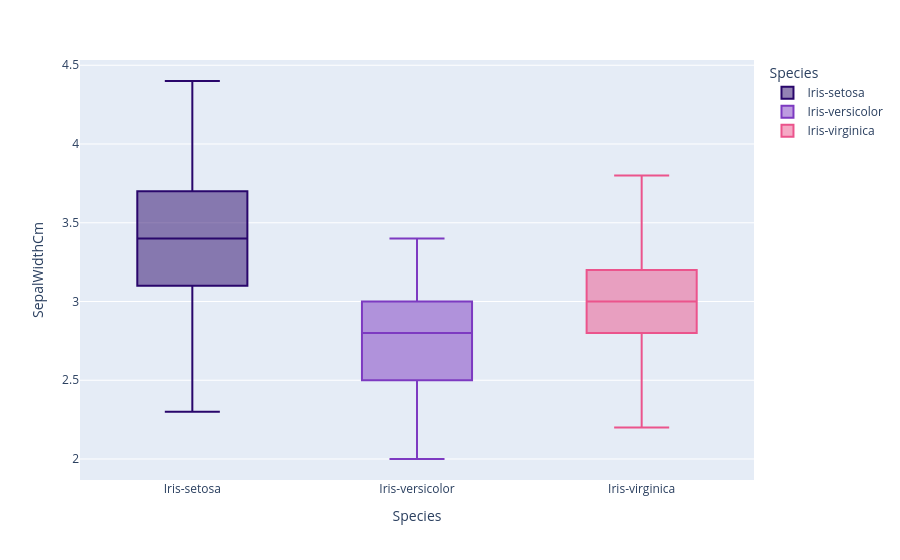

Source (notebook cell):
### Markdown cell above
##### SepalWidth

### Code cell
fig = px.box(data_frame=iris, x='Species',y='SepalWidthCm',color='Species',color_discrete_sequence=['#29066B','#7D3AC1','#EB548C'],orientation='v')
fig.show()

### Figure 1 — Plotly figure (JSON) as saved in the notebook; plotly's stock layout.template omitted (floating-point values rounded to 4 significant figures)
{"data": [{"alignmentgroup": "True", "hovertemplate": "Species=%{x}<br>SepalWidthCm=%{y}<extra></extra>", "legendgroup": "Iris-setosa", "marker": {"color": "#29066B"}, "name": "Iris-setosa", "notched": false, "offsetgroup": "Iris-setosa", "orientation": "v", "showlegend": true, "type": "box", "x": ["Iris-setosa", "Iris-setosa", "Iris-setosa", "Iris-setosa", "Iris-setosa", "Iris-setosa", "Iris-setosa", "Iris-setosa", "Iris-setosa", "Iris-setosa", "Iris-setosa", "Iris-setosa", "Iris-setosa", "Iris-setosa", "Iris-setosa", "Iris-setosa", "Iris-setosa", "Iris-setosa", "Iris-setosa", "Iris-setosa", "Iris-setosa", "Iris-setosa", "Iris-setosa", "Iris-setosa", "Iris-setosa", "Iris-setosa", "Iris-setosa", "Iris-setosa", "Iris-setosa", "Iris-setosa", "Iris-setosa", "Iris-setosa", "Iris-setosa", "Iris-setosa", "Iris-setosa", "Iris-setosa", "Iris-setosa", "Iris-setosa", "Iris-setosa", "Iris-setosa", "Iris-setosa", "Iris-setosa", "Iris-setosa", "Iris-setosa", "Iris-setosa", "Iris-setosa", "Iris-setosa", "Iris-setosa", "Iris-setosa", "Iris-setosa"], "x0": " ", "xaxis": "x", "y": [3.5, 3.0, 3.2, 3.1, 3.6, 3.9, 3.4, 3.4, 2.9, 3.1, 3.7, 3.4, 3.0, 3.0, 4.0, 4.4, 3.9, 3.5, 3.8, 3.8, 3.4, 3.7, 3.6, 3.3, 3.4, 3.0, 3.4, 3.5, 3.4, 3.2, 3.1, 3.4, 4.1, 4.2, 3.1, 3.2, 3.5, 3.1, 3.0, 3.4, 3.5, 2.3, 3.2, 3.5, 3.8, 3.0, 3.8, 3.2, 3.7, 3.3], "y0": " ", "yaxis": "y"}, {"alignmentgroup": "True", "hovertemplate": "Species=%{x}<br>SepalWidthCm=%{y}<extra></extra>", "legendgroup": "Iris-versicolor", "marker": {"color": "#7D3AC1"}, "name": "Iris-versicolor", "notched": false, "offsetgroup": "Iris-versicolor", "orientation": "v", "showlegend": true, "type": "box", "x": ["Iris-versicolor", "Iris-versicolor", "Iris-versicolor", "Iris-versicolor", "Iris-versicolor", "Iris-versicolor", "Iris-versicolor", "Iris-versicolor", "Iris-versicolor", "Iris-versicolor", "Iris-versicolor", "Iris-versicolor", "Iris-versicolor", "Iris-versicolor", "Iris-versicolor", "Iris-versicolor", "Iris-versicolor", "Iris-versicolor", "Iris-versicolor", "Iris-versicolor", "Iris-versicolor", "Iris-versicolor", "Iris-versicolor", "Iris-versicolor", "Iris-versicolor", "Iris-versicolor", "Iris-versicolor", "Iris-versicolor", "Iris-versicolor", "Iris-versicolor", "Iris-versicolor", "Iris-versicolor", "Iris-versicolor", "Iris-versicolor", "Iris-versicolor", "Iris-versicolor", "Iris-versicolor", "Iris-versicolor", "Iris-versicolor", "Iris-versicolor", "Iris-versicolor", "Iris-versicolor", "Iris-versicolor", "Iris-versicolor", "Iris-versicolor", "Iris-versicolor", "Iris-versicolor", "Iris-versicolor", "Iris-versicolor", "Iris-versicolor"], "x0": " ", "xaxis": "x", "y": [3.2, 3.2, 3.1, 2.3, 2.8, 2.8, 3.3, 2.4, 2.9, 2.7, 2.0, 3.0, 2.2, 2.9, 2.9, 3.1, 3.0, 2.7, 2.2, 2.5, 3.2, 2.8, 2.5, 2.8, 2.9, 3.0, 2.8, 3.0, 2.9, 2.6, 2.4, 2.4, 2.7, 2.7, 3.0, 3.4, 3.1, 2.3, 3.0, 2.5, 2.6, 3.0, 2.6, 2.3, 2.7, 3.0, 2.9, 2.9, 2.5, 2.8], "y0": " ", "yaxis": "y"}, {"alignmentgroup": "True", "hovertemplate": "Species=%{x}<br>SepalWidthCm=%{y}<extra></extra>", "legendgroup": "Iris-virginica", "marker": {"color": "#EB548C"}, "name": "Iris-virginica", "notched": false, "offsetgroup": "Iris-virginica", "orientation": "v", "showlegend": true, "type": "box", "x": ["Iris-virginica", "Iris-virginica", "Iris-virginica", "Iris-virginica", "Iris-virginica", "Iris-virginica", "Iris-virginica", "Iris-virginica", "Iris-virginica", "Iris-virginica", "Iris-virginica", "Iris-virginica", "Iris-virginica", "Iris-virginica", "Iris-virginica", "Iris-virginica", "Iris-virginica", "Iris-virginica", "Iris-virginica", "Iris-virginica", "Iris-virginica", "Iris-virginica", "Iris-virginica", "Iris-virginica", "Iris-virginica", "Iris-virginica", "Iris-virginica", "Iris-virginica", "Iris-virginica", "Iris-virginica", "Iris-virginica", "Iris-virginica", "Iris-virginica", "Iris-virginica", "Iris-virginica", "Iris-virginica", "Iris-virginica", "Iris-virginica", "Iris-virginica", "Iris-virginica", "Iris-virginica", "Iris-virginica", "Iris-virginica", "Iris-virginica", "Iris-virginica", "Iris-virginica", "Iris-virginica", "Iris-virginica", "Iris-virginica", "Iris-virginica"], "x0": " ", "xaxis": "x", "y": [3.3, 2.7, 3.0, 2.9, 3.0, 3.0, 2.5, 2.9, 2.5, 3.6, 3.2, 2.7, 3.0, 2.5, 2.8, 3.2, 3.0, 3.8, 2.6, 2.2, 3.2, 2.8, 2.8, 2.7, 3.3, 3.2, 2.8, 3.0, 2.8, 3.0, 2.8, 3.8, 2.8, 2.8, 2.6, 3.0, 3.4, 3.1, 3.0, 3.1, 3.1, 3.1, 2.7, 3.2, 3.3, 3.0, 2.5, 3.0, 3.4, 3.0], "y0": " ", "yaxis": "y"}], "layout": {"boxmode": "overlay", "legend": {"title": {"text": "Species"}, "tracegroupgap": 0}, "margin": {"t": 60}, "xaxis": {"anchor": "y", "categoryarray": ["Iris-setosa", "Iris-versicolor", "Iris-virginica"], "categoryorder": "array", "domain": [0, 1], "title": {"text": "Species"}}, "yaxis": {"anchor": "x", "domain": [0, 1], "title": {"text": "SepalWidthCm"}}}}
